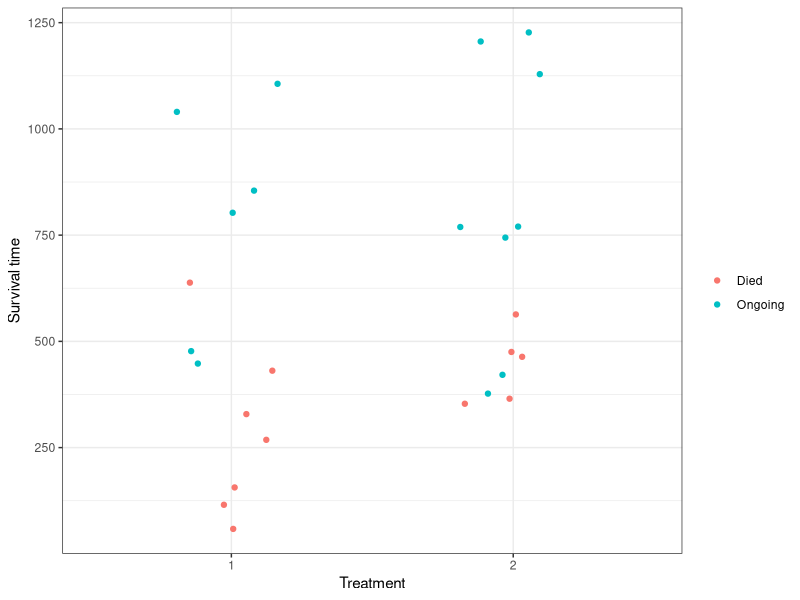
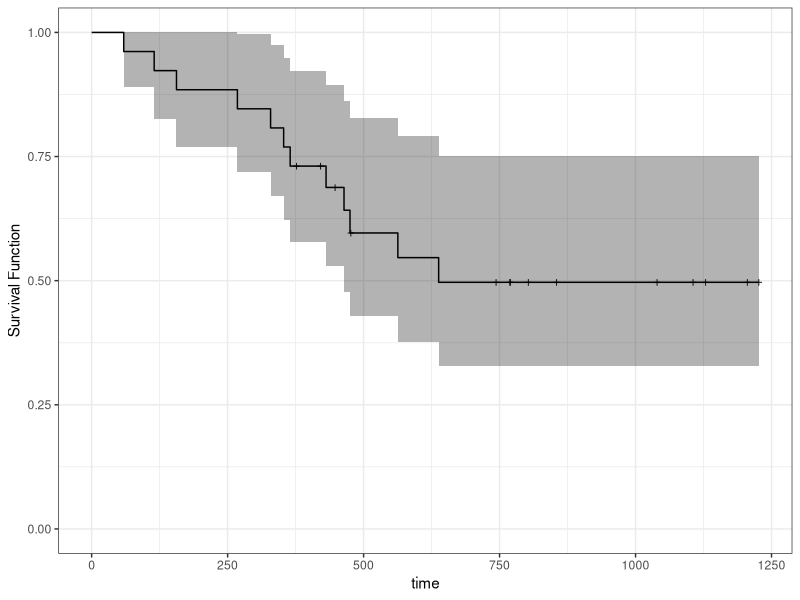
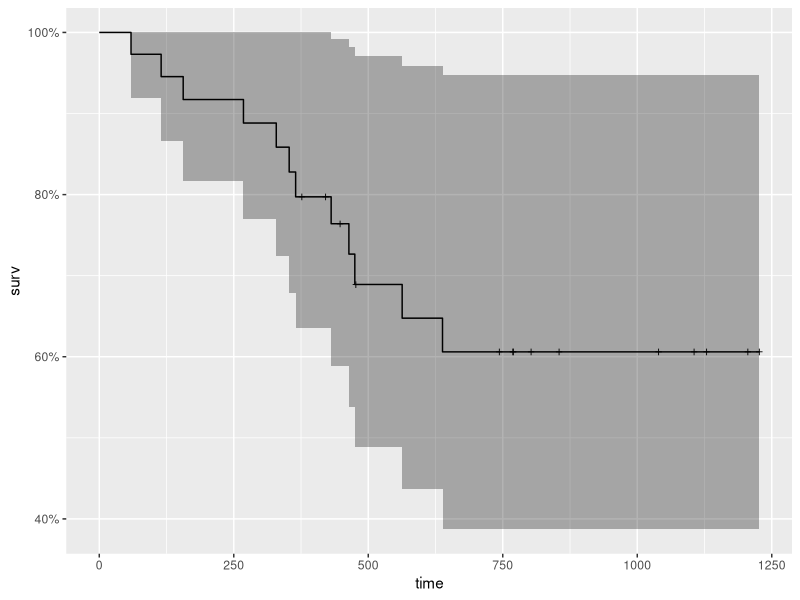

Reproduce these figures in R, in order.
## ---- chunk 1
suppressPackageStartupMessages(library(tidyverse))
suppressPackageStartupMessages(library(survival))
suppressPackageStartupMessages(library(ggfortify))
suppressPackageStartupMessages(library(broom))
## ---- chunk 2
ovarian <- survival::ovarian %>% 
    as_tibble() %>% 
    select(futime, fustat, rx) %>% 
    mutate(rx = factor(rx),
           fustat = fustat)
head(ovarian)
## ---- chunk 3
Surv(ovarian$futime, 
     event = (ovarian$fustat))
## ---- chunk 4
ovarian %>% 
    mutate(censor = if_else(fustat == 1, "Died", "Ongoing")) %>% 
    ggplot(aes(rx, futime)) +
    geom_jitter(aes(colour = censor), width = 0.2) +
    theme_bw() +
    labs(x = "Treatment",
         y = "Survival time") +
    scale_colour_discrete("")
## ---- chunk 5
mean(ovarian$futime)
## ---- chunk 6
ovarian %>% 
    filter(fustat == 0) %>%
    .[["futime"]] %>% 
    mean()
## ---- chunk 7
(fit_km <- survfit(
    Surv(futime, fustat) ~ 1, 
    data = ovarian
))
## ---- chunk 8
tidy(fit_km)
## ---- chunk 9
autoplot(fit_km) +
    theme_bw() +
    ylab("Survival Function") +
    ylim(0, 1)
## ---- chunk 10
quantile(fit_km, 
         probs = c(0.25, 0.5), 
         conf.int = FALSE)
## ---- chunk 11
glance(fit_km)
## ---- chunk 12
(fit_wei <- survreg(
    Surv(futime, fustat) ~ 1, 
    data = ovarian,
    dist = "weibull"
))
## ---- chunk 13
tidy(fit_wei)
## ---- chunk 14
(fit_ph <- coxph(
    Surv(futime, fustat) ~ rx, 
    data = ovarian
))
## ---- chunk 15
(fit_ph_survfit <- survfit(
    fit_ph, 
    newdata = data.frame(rx = 1)#ovarian[1, ]
))
## ---- chunk 16
fit_ph_survfit %>% 
    autoplot()
## ---- chunk 17
fit_ph_survfit %>% 
    glance()
## ---- chunk 18
fit_ph_survfit %>% 
    quantile(probs = 0.5)
